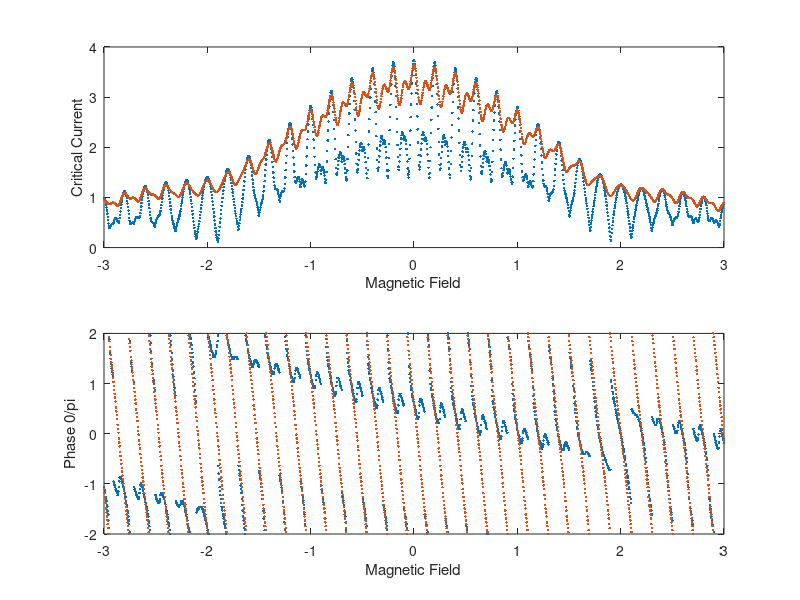

Here is the MATLAB script that generated this plot:
%Explanation of base program

%The program splits a squid into two junctions that have xmax discrete sections.  Each
%section has a supercurrent density, and a phase difference that is
%contributed to by the field (PhaseF) in the junction, the field in the squid loop,
%and an arbitrary phase set at x=1 %called Phase1.  These phase factors are 
%all summed along the junction to determine the local phase difference 
%across the junction at each point.  For each value of field and Phase1 the
%supercurrent at each point is calculated and the net supercurrent (sum 
%along the junction and then the sum of the two junctions together)
%is calcualted to find the supercurrent carried at that phase and that
%field.  To find the maximum supercurrent for a given field, the max of
%that vector is taken for that field value.  The minimum can be calculated 
%to find the negative critical current.  Both of these can be plotted 
%against the magnetic field that is applied.  This is the exact measurment 
%of the critical current vs field that we do in the lab.

%This version adds the ability to add several realistic features of squids

% Critical Current Asymmetry
% Junction Area Asymmetry
% Critical Current density variation along each junction
% Squid Loop size variation
% Changes in the field scan range



%Abreviations used
%Junction=Junc
%Super Current = SCur or just SC
%Step Size = SS sufix
%Width = Wid
%Length = Len
%Magnitude = Mag


%% Clearing memory and input screen

clear;
clc;
close all;

%% Defining the Parameters of the Simulaiton

%Setting Junction 1 Parameters
    xmax1=31;
    xmax2=52;
    x1(:,1)=(1:xmax1);
    x2(:,1)=(1:xmax2);

%Critical Current Magnitudes
    JuncSCMag1=1;
    JuncSCMag2=1;

%Junction Area Determinination
    JuncWid1=.5;
    JuncLen1=1;

    JuncWid2=.5;
    JuncLen2=1;

JuncArea1=JuncWid1*JuncLen1;
JuncArea2=JuncWid2*JuncLen2;

%Setting Squid Loop Parameers
LoopWid=1;
LoopLen=10;
LoopArea=LoopWid*LoopLen;

%Field Parameters
f=1;
fmax=1503;
FieldMin=-3;
FieldMax=3;


%Stepping through a parameter to test
j=1;
jmax=2;
AlphaMin=0;
AlphaMax=.8;

%Phase Loop parameters
p=1;
pmax=104;
Phase0Min=-2*pi;
Phase0Max=2*pi;


%Current Noise Parameters
    SCurNoise1=(2*rand(1,xmax1)-1);
    SCurNoise2=(2*rand(1,xmax2)-1);

%Calculating Critical Current Densities
    SCurDen1=transpose(ones(pmax,1)*(JuncSCMag1*ones(1,xmax1)/xmax1+.5*SCurNoise1/xmax1));
    SCurDen2=transpose(ones(pmax,1)*(JuncSCMag2*ones(1,xmax2)/xmax2+.5*SCurNoise2/xmax2));


%Pre Allocating memory to the arrays (should decrease runtime)
Phase0=zeros(1,pmax);
Field=zeros(1,fmax);
FluxinJunc1=zeros(1,fmax);
FluxinJunc2=zeros(1,fmax);
FluxinLoop=zeros(1,fmax);

PhaseFDen1=zeros(1,fmax); %Phase from field in Junction 1
PhaseFDen2=zeros(1,fmax); %Phase from field in Junction 2
PhaseFL=zeros(1,fmax); %Phase from field in the Squid Loop


SCurrent1=zeros(xmax1,pmax,fmax);
SCurrent2=zeros(xmax2,pmax,fmax);
SCurrentNet=zeros(1,pmax);

MaxSCurrentNet=zeros(jmax,fmax);
MinSCurrentNet=zeros(jmax,fmax);
IndexMaxSC=zeros(jmax,fmax);
IndexMinSC=zeros(jmax,fmax);
Phase0MaxSC=zeros(jmax,fmax);
Phase0MinSC=zeros(jmax,fmax);

%% Loops for running the simulation Meat of the Simulation


%Changing a Parameter of the plot
AlphaSS =(AlphaMax-AlphaMin)/(jmax-1);
AlphaV= AlphaMin:AlphaSS:AlphaMax;

for j=1:jmax;
    
    Alpha=AlphaV(j);
 
    %Field Contribution to the Phase 
    %Define the Field ForLoop setp size, then run the Field for ForLoop
    FieldSS=(FieldMax-FieldMin)/(fmax-1);
    for f=1:fmax

        Field(f)=FieldMin+(f-1)*FieldSS;


        PhaseF1=2*pi*Field(f)*JuncArea1;
        PhaseF2=2*pi*Field(f)*JuncArea2;
        PhaseFL=2*pi*Field(f)*LoopArea;

        PhaseFDen1=PhaseF1*x1/xmax1;
        PhaseFDen2=PhaseF2*x2/xmax2;

        %Phase0 ForLoop of externally set phase 
        %Define the Phase0 setp size, then run the ForLoop
            Phase0SS=(Phase0Max-Phase0Min)/(pmax-1);
            Phase0=(Phase0Min:Phase0SS:Phase0Max);
            PhaseNorm=Phase0/(2*pi);
            
       %Calculating the local Phase Drop across each junction
            PhaseDrop1=ones(xmax1,1)*Phase0+PhaseFDen1*ones(1,pmax);
            PhaseDrop2=ones(xmax2,1)*Phase0+PhaseFL.*ones(xmax2,pmax)+PhaseFDen2*ones(1,pmax);
            
        %Calculating the Super Current 
            SCurrent1=SCurDen1.*(1-Alpha).*(sin(PhaseDrop1)+sin(PhaseDrop1/2));
            SCurrent2=SCurDen2.*(1+Alpha).*(sin(PhaseDrop2)+sin(PhaseDrop2/2));
            
            SCurrentNet=sum(SCurrent1)+sum(SCurrent2);
            
        [MaxSCurrentNet(j,f),IndexMaxSC(j,f)]=max(SCurrentNet);  
        [MinSCurrentNet(j,f),IndexMinSC(j,f)]=min(SCurrentNet);

        Phase0MaxSC(j,f)=Phase0(IndexMaxSC(j,f));
        Phase0MinSC(j,f)=Phase0(IndexMinSC(j,f));
        
 
        
    end

end



hold on; subplot(2,1,1); plot(Field,MaxSCurrentNet,'.')
% hold on; subplot(2,1,1); plot(Field,MinSCurrentNet,'.')
xlabel('Magnetic Field'); ylabel('Critical Current');


hold on; subplot(2,1,2); plot(Field,Phase0MaxSC/pi,'.')
% hold on; subplot(2,1,2); plot(Field,Phase0MinSC/pi,'.')
xlabel('Magnetic Field'); ylabel('Phase 0/pi');
